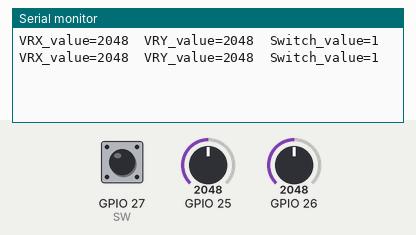
Recording of a sketch running on a simulated ESP32. Parts: the last lines printed to the serial monitor. The inputs (shaded band) are chosen by the test bench; at power-on: GPIO 25 = 2048, GPIO 26 = 2048, GPIO 27 (SW) HIGH.

Above: at 2.8 s.
2.9 s: GPIO 25 set to 2866
At 5.0 s:
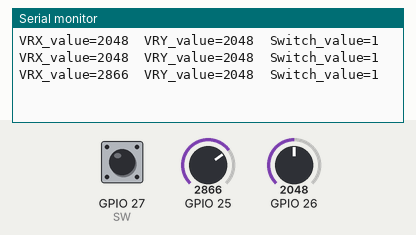
5.6 s: GPIO 26 set to 2866
At 6.5 s:
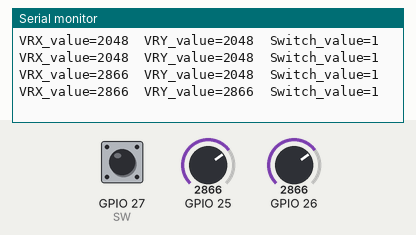
8.3 s: GPIO 27 (SW) pulled LOW for 2.35 s
At 10.8 s:
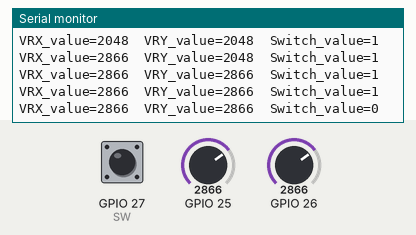
12.1 s: GPIO 25 set to 3603
At 12.1 s:
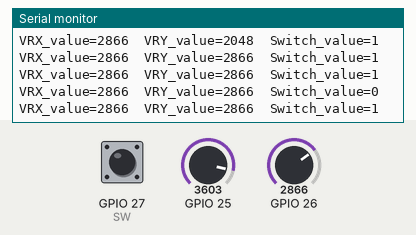
14.8 s: GPIO 26 set to 3603
At 16.6 s:
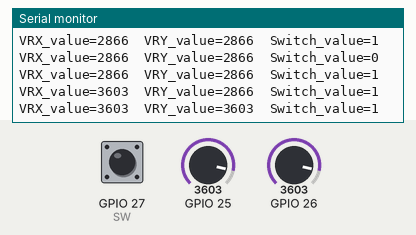
17.5 s: GPIO 27 (SW) pulled LOW for 2.35 s
At 19.3 s:
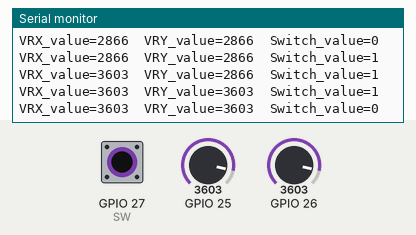
Timing chart, 0 to 20.8 s (numbered marks = the images above; inputs shaded):
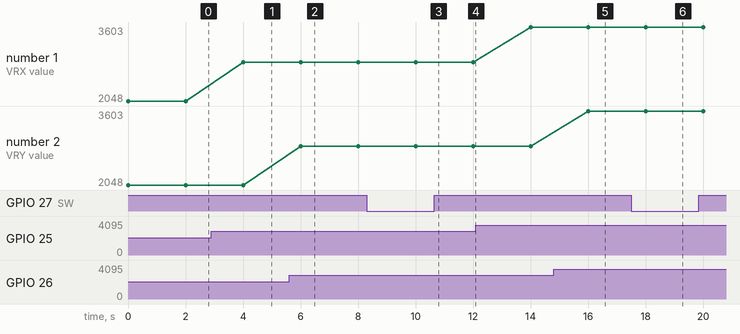

Measured:
- after the input at 2.9 s, the serial monitor: prints a new line after 1.1 s (image 1)
- after the input at 5.6 s, the serial monitor: prints a new line after 0.40 s (image 2)
- after the input at 8.3 s, the serial monitor: prints a new line after 1.7 s (image 3)
- after the input at 14.8 s, the serial monitor: prints a new line after 1.2 s (image 5)
- after the input at 17.5 s, the serial monitor: prints a new line after 0.50 s (image 6)
- plotted number 1: 2048 → 2866 after the input at 2.9 s, 2866 → 3603 after the input at 12.1 s

The sketch:

joy.ino
```cpp
#define SW 27

void setup() {
  Serial.begin(9600);
  pinMode(SW,INPUT);
  digitalWrite(SW,HIGH);
}

void loop() {
  Serial.print("VRX_value=");
  int X_value=analogRead(25);
  Serial.print(X_value);
  Serial.print("\t");

  Serial.print("VRY_value=");
  int Y_value=analogRead(26);
  Serial.print(Y_value);
  Serial.print("\t");

  Serial.print("Switch_value=");
  int switch_value=digitalRead(SW);
  Serial.print(switch_value);
  Serial.println("\t");

  delay(2000);


}
```
